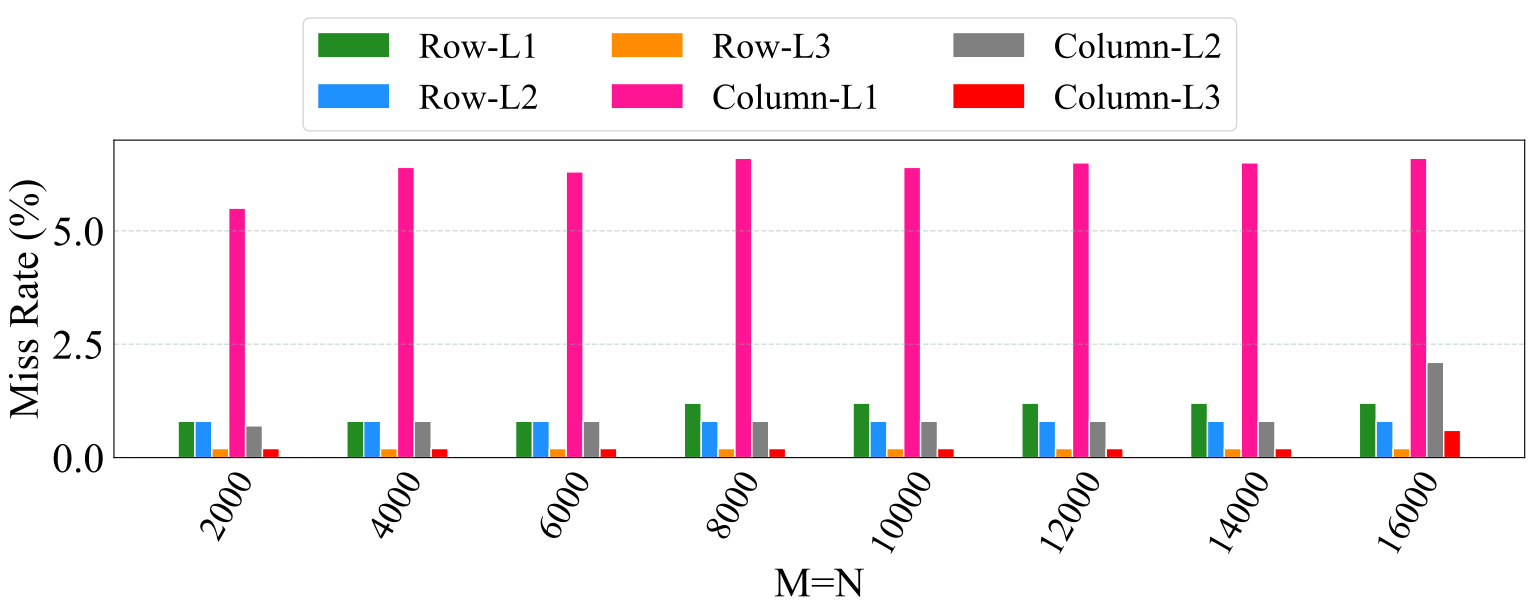

Python code for this plot:
import numpy as np
from matplotlib import pyplot as plt

plt.rc('font', family='Times New Roman', size=30)

def autolabel(rects,Num=1,rotation1=60,NN=1):
	for rect in rects:
		height = rect.get_height()
		plt.text(rect.get_x()-0.04+rect.get_width()/2., Num*height, '%s' % float(height*NN),rotation=rotation1)

def draw_Histogram():
	fig = plt.figure(figsize=(16,6))

	bx = fig.add_subplot(1,1,1)
	x  = [1,2,3,4,5,6,7,8]
	Y1 = [0.8,0.8,0.8,1.2,1.2,1.2,1.2,1.2]
	Y2 = [0.8,0.8,0.8,0.8,0.8,0.8,0.8,0.8]
	Y3 = [0.2,0.2,0.2,0.2,0.2,0.2,0.2,0.2]
	Y4 = [5.5,6.4,6.3,6.6,6.4,6.5,6.5,6.6]
	Y5 = [0.7,0.8,0.8,0.8,0.8,0.8,0.8,2.1]
	Y6 = [0.2,0.2,0.2,0.2,0.2,0.2,0.2,0.6]
	index = np.arange(8)+1  
	bar_width = 0.1
	opacity = 1.0
	rec1 = plt.bar(index-bar_width*2.5,Y1,bar_width,alpha=opacity,facecolor = 'forestgreen',edgecolor = 'white',label='Row-L1')
	rec2 = plt.bar(index-bar_width*1.5,Y2,bar_width,alpha=opacity,facecolor = 'dodgerblue',edgecolor = 'white',label='Row-L2')
	rec3 = plt.bar(index-bar_width*0.5,Y3,bar_width,alpha=opacity,facecolor = 'darkorange',edgecolor = 'white',label='Row-L3')
	rec4 = plt.bar(index+bar_width*0.5,Y4,bar_width,alpha=opacity,facecolor = 'deeppink',edgecolor = 'white',label='Column-L1')
	rec5 = plt.bar(index+bar_width*1.5,Y5,bar_width,alpha=opacity,facecolor = 'grey',edgecolor = 'white',label='Column-L2')
	rec6 = plt.bar(index+bar_width*2.5,Y6,bar_width,alpha=opacity,facecolor = 'red',edgecolor = 'white',label='Column-L3')
	plt.ylim(0,7)
	plt.xticks(x ,['2000','4000','6000','8000','10000','12000','14000','16000'],rotation=60,fontsize=26) 
	bx.tick_params(left=False, bottom=False)
	plt.xlabel('M=N')   
	plt.ylabel('Miss Rate (%)')
	plt.grid(color='#95a5a6',linestyle='--', linewidth=1 ,axis='y',alpha=0.4)
	
	lines, labels = fig.axes[-1].get_legend_handles_labels()
	fig.legend(lines, labels, loc = 'upper center', ncol = 3, fontsize=26)
	plt.show() 

draw_Histogram()
